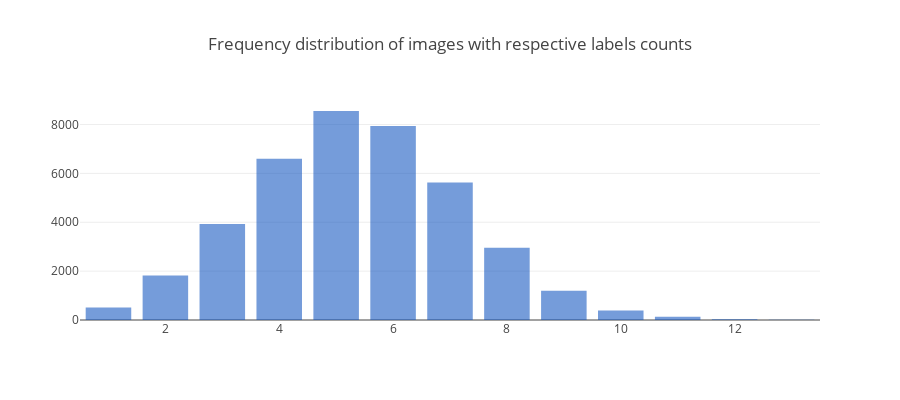

The cell this chart's notebook holds for it:
### Code cell
# Frequency distribution
nonflatlist = [x.split(' ') for x in test]
lbldst = Counter([len(x) for x in nonflatlist])

labels = list(lbldst.keys())
values = list(lbldst.values())

trace1 = go.Bar(x=labels, y=values, opacity=0.7, name="year count", marker=dict(color='rgba(10, 80, 190, 0.8)'))
layout = dict(height=400, title='Frequency distribution of images with respective labels counts ', legend=dict(orientation="h"));

fig = go.Figure(data=[trace1], layout=layout);
iplot(fig);

### Figure 1 — Plotly figure (JSON) as saved in the notebook; plotly's stock layout.template omitted (floating-point values rounded to 4 significant figures)
{"data": [{"marker": {"color": "rgba(10, 80, 190, 0.8)"}, "name": "year count", "opacity": 0.7, "type": "bar", "x": [1, 2, 3, 4, 5, 6, 7, 8, 9, 10, 11, 12, 13], "y": [516, 1819, 3931, 6604, 8554, 7938, 5629, 2955, 1197, 392, 135, 28, 8]}], "layout": {"height": 400, "legend": {"orientation": "h"}, "title": "Frequency distribution of images with respective labels counts "}}
